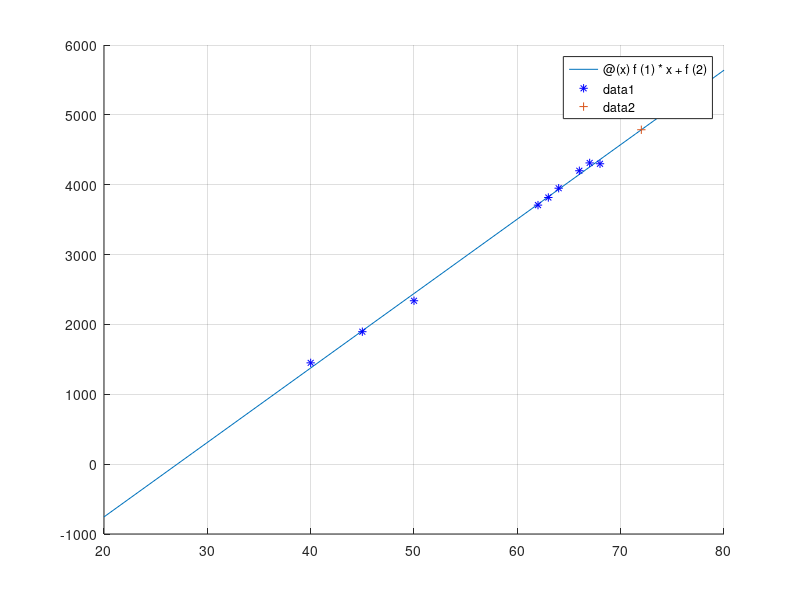
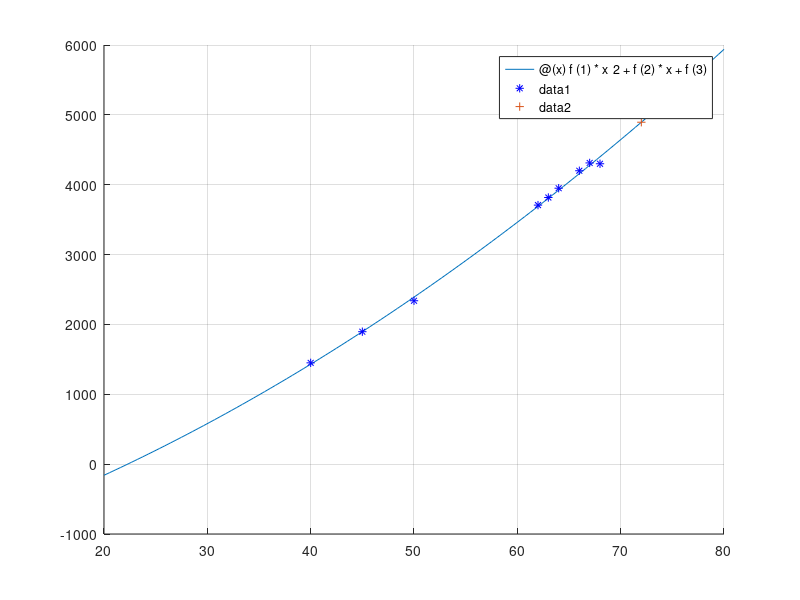

Write MATLAB code to recreate these figures, in order.
% (c)2021 Hien PHAN.
clc;
clear;
clf;

Student = {"Lan Anh", "Van Toan", "Quang Hai", "Xuan Truong", "Cong Phuong", "Huyen My", "My Linh", "Duc Chinh", "Phan Van Duc"}
Weight = [40 63 62 68 64 45 50 66 67]
JHI = [1450 3817 3708 4300 3950 1896 2339 4200 4312]
VanLam = 72

%f = polyfit(Weight, JHI, 2)
%func = @(x) f(1)*x^2 + f(2)*x + f(3)

f = polyfit(Weight, JHI, 1)
func1 = @(x) f(1)*x + f(2)

figure(1)
hold on
grid on
fplot(func1, [20 80]);
plot(Weight, JHI, 'b*');
plot(VanLam, func1(VanLam), '+');
fprintf('Predicted JHI number of Van Lam: %f\n', func1(VanLam));
hold off


%--------------

f = polyfit(Weight, JHI, 2)
func2 = @(x) f(1)*x^2 + f(2)*x + f(3)


figure(2)
hold on
grid on
fplot(func2, [20 80]);
plot(Weight, JHI, 'b*');
plot(VanLam, func2(VanLam), '+');
fprintf('Predicted JHI number of Van Lam: %f\n', func2(VanLam));
hold off
